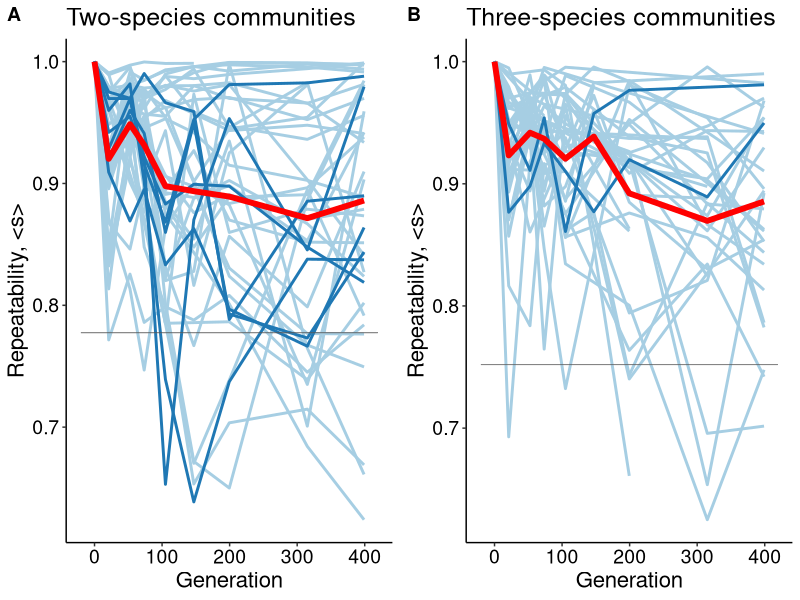
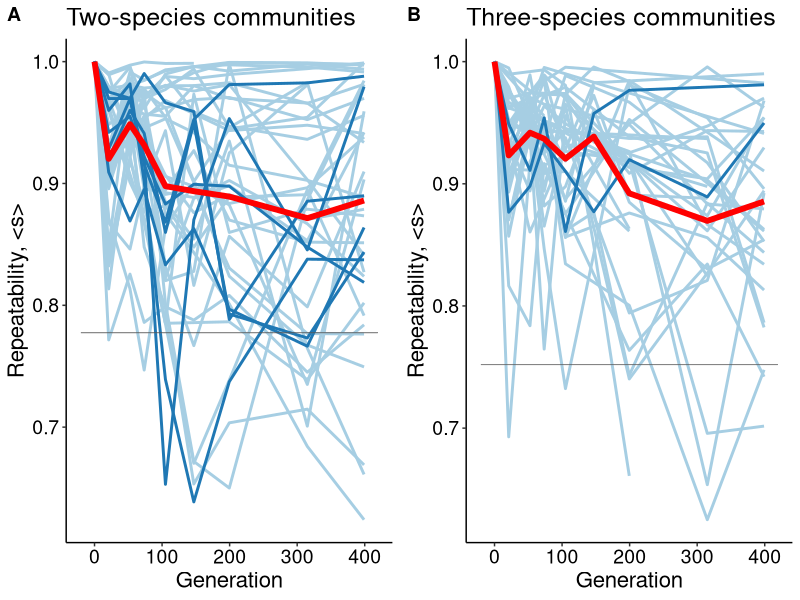

Generate these figures, in order, with R:
################
##
## Sandeep Venkataram
## Reanalysis of data from Meroz et al 2021
##
################


library(reshape2)
library(ggplot2)
library(ggpubr)
library(dplyr)
library(reshape2)
library(rstatix)
library(RColorBrewer)

merozFreqs <- read.table(file="Meroz_freqs.txt",sep="\t",header=TRUE)
speciesNames <- names(merozFreqs)[3:18]
merozFreqs <- merozFreqs[merozFreqs$coexistence,]
generations <- unique(merozFreqs$Generation)
cultures <- unique(merozFreqs$ident)
cultureTypes <- unique(merozFreqs$sample)
plyr::count(merozFreqs$sample[merozFreqs$transfer==0])

#test whether initial frequency (t0) has any correlation with species frequency at the next timepoint. If not, we can conduct randomization for null repeatability expectation without controlling for t0 frequency.
merozFreqsConsecTimepoints = data.frame(ident = character(), sample = character(), sample_kind = character(), species = character(), t0Freq = numeric(), t1Freq = numeric())
for(ident in unique(merozFreqs$ident)){
  if(sum(merozFreqs$ident == ident & merozFreqs$transfer == 0)>0 & sum(merozFreqs$ident == ident & merozFreqs$transfer == 2)>0){
    zeroVals = merozFreqs[merozFreqs$ident == ident & merozFreqs$transfer==0,3:18]
    oneVals = merozFreqs[merozFreqs$ident == ident & merozFreqs$transfer==2,3:18]
    goodPositions = zeroVals > 0 | oneVals > 0
    merozFreqsConsecTimepoints<-rbind(merozFreqsConsecTimepoints, data.frame(ident = ident, sample = merozFreqs$sample[merozFreqs$ident == ident][1], sample_kind = merozFreqs$sample_kind[merozFreqs$ident == ident][1], species = speciesNames[goodPositions], t0Freq = zeroVals[goodPositions], t1Freq = oneVals[goodPositions]))
  }
}

#cor.test(merozFreqsConsecTimepoints$t0Freq, merozFreqsConsecTimepoints$t1Freq)
#ggplot(merozFreqsConsecTimepoints)+geom_point(aes(x=t0Freq,y=t1Freq))+theme_classic()+geom_abline(aes(slope=1,intercept=0))+xlim(c(0,1))+ylim(c(0,1))


#functions to estimate parallelism from Meroz data and expectations under neutrality


calculate_s <- function(x,y){
  return(1 - sqrt(sum((x-y)^2)/2)) #normalize by sqrt2 so that values go from 0 to 1
}

numCommunities = 3
pair_expectations = sapply(c(1:100000),function(x){
  p1 <- runif(numCommunities)
  p2 <- 1-p1
  return(mean(sapply(c(1:numCommunities),function(y){
    return(mean(sapply(c(1:numCommunities),function(z){
      return(calculate_s(c(p1[y],p2[y]),c(p1[z],p2[z])))
    })))
  })))
})

trio_expectations = sapply(c(1:100000),function(x){
  p1 <- runif(numCommunities)
  p2 <- sapply(p1,function(y){return(runif(1,min=0,max=1-y))})
  p3 <- 1 - p1 - p2
  return(mean(sapply(c(1:numCommunities),function(y){
    return(mean(sapply(c(1:numCommunities),function(z){
      return(calculate_s(c(p1[y],p2[y],p3[y]),c(p1[z],p2[z],p3[z])))
    })))
  })))
})




outputDF<-data.frame(species_richness = character(), cultureType = character(), generation = numeric(), parallelism = numeric(), culture_pair = character())

#calculate parallelism for each pair of replicates for each community composition at each timepoint

for(generation in generations){
  for(cultureType in cultureTypes){
    myData <-merozFreqs[merozFreqs$sample == cultureType & merozFreqs$Generation == generation,]
    
    if(NROW(myData)<=1){
      next
    }
    for(pop1ID in c(1:(NROW(myData)))){
      pop1Dat = myData[pop1ID,3:18]
      for(pop2ID in c(1:NROW(myData))){
        pop2Dat = myData[pop2ID,3:18]
        parallelism <- calculate_s(pop1Dat,pop2Dat)
        outputDF<-rbind(outputDF,data.frame(species_richness = myData$sample_kind[1],cultureType = cultureType, generation = generation, parallelism = parallelism, culture_pair = paste(myData$ident[pop1ID],myData$ident[pop2ID],sep=",")))
      }
    }
  }
}

#calculate means and SEM of parallelism for each community composition at each timepoint, also grand mean for each species richness type

meanCountDF<-data.frame(species_richness = character(), cultureType = character(), generation = numeric(), meanVal = numeric(), SEM = numeric())
grandMeanDF <- data.frame(species_richness = character(), generation = numeric(), meanVal = numeric(), SEM = numeric())
for(generation in generations){
  for(richness in unique(outputDF$species_richness)){
    myValsAll <- c()
    for(cultureType in unique(outputDF$cultureType)){
      myVals <- outputDF$parallelism[outputDF$species_richness == richness & outputDF$generation == generation & outputDF$cultureType == cultureType]
      
      if(NROW(myVals)>0){
        myValsAll <- c(myValsAll,mean(myVals))
        meanCountDF <- rbind(meanCountDF, data.frame(species_richness = richness, cultureType = cultureType, generation = generation, meanVal = mean(myVals), SEM = sd(myVals)/sqrt(NROW(myVals))))  
      }
    }
    grandMeanDF<-rbind(grandMeanDF,data.frame(species_richness=richness, generation = generation, meanVal = mean(myValsAll), SEM = sd(myValsAll)/sqrt(NROW(myValsAll))))
  }
}


#paired t test between min s and final s for communities with min <s> less than 0.9

pairedTestDF<-data.frame(community = character(), species_richness = character(), R = character(), ttestP = character(), ttestT = character(), ttestDF = character(), tinit = numeric(), tfinal = numeric())
for(community in unique(meanCountDF$cultureType)){
  myMeanVals = meanCountDF[meanCountDF$cultureType==community,]
  minVal = min(myMeanVals$meanVal[myMeanVals$generation < max(myMeanVals$generation)])
  finalVal = myMeanVals$meanVal[max(which(!is.na(myMeanVals$meanVal)))]
  if(minVal < 0.9 & minVal != finalVal){ #if the minimum value is sufficiently low and is not the final value
    myGen = myMeanVals$generation[myMeanVals$meanVal == minVal]
    myInitComparisonVals = outputDF[outputDF$cultureType==community & outputDF$generation==myGen,]
    myFinalComparisonVals = outputDF[outputDF$cultureType==community & outputDF$generation==max(myMeanVals$generation),]
    mergedData <- merge(myInitComparisonVals,myFinalComparisonVals,by="culture_pair")
    if(NROW(mergedData) > 1 & sum(!is.na(mergedData$parallelism.x) & !is.na(mergedData$parallelism.y))>1){
      ttestRes <-  t.test(mergedData$parallelism.x,mergedData$parallelism.y,paired=TRUE)
      pairedTestDF<-rbind(pairedTestDF, data.frame(community = community, species_richness = myMeanVals$species_richness[1], R = cor(mergedData$parallelism.x,mergedData$parallelism.y), ttestP =ttestRes$p.value, ttestT = ttestRes$statistic, ttestDF = ttestRes$parameter,tinit = myGen, tfinal = max(myMeanVals$generation) ))
    }
  }
}

#these are communities to highlight as significant
mySignifCommunities <- pairedTestDF[which(p.adjust(pairedTestDF$ttestP,method="BH")<0.05),] #communities with significant increases 



#make plots!
myColors <- RColorBrewer::brewer.pal(4,"Paired")

p1<-ggplot()+
  geom_line(data = meanCountDF[meanCountDF$species_richness=="Pair" & ! meanCountDF$cultureType %in% mySignifCommunities$community,], aes(x=generation,y=meanVal,group=cultureType, col = cultureType %in% mySignifCommunities$community),size=1)+
  geom_line(data = meanCountDF[meanCountDF$species_richness=="Pair" & meanCountDF$cultureType %in% mySignifCommunities$community,], aes(x=generation,y=meanVal,group=cultureType, col = cultureType %in% mySignifCommunities$community),size=1)+
  geom_line(data = grandMeanDF[grandMeanDF$species_richness == "Pair",], aes(x=generation,y=meanVal),col="red",size=2)+
  theme_classic()+
  theme(legend.position="none",plot.title=element_text(size=18,color="black"),axis.text=element_text(size=14,color="black"),axis.title=element_text(size=16),panel.grid=element_blank())+
  xlab("Generation")+
  ylab("Repeatability, <s>")+
  geom_tile(aes(x=max(outputDF$generation/2),y=mean(pair_expectations),width=max(outputDF$generation)+40,height=sd(pair_expectations)*2/sqrt(NROW(pair_expectations))),col="grey45",alpha=.5)+
  ggtitle("Two-species communities")+
  scale_color_manual(values=c(myColors[1],myColors[2]))



p2<-ggplot()+
  geom_line(data = meanCountDF[meanCountDF$species_richness=="Trio" & ! meanCountDF$cultureType %in% mySignifCommunities$community,], aes(x=generation,y=meanVal,group=cultureType, col = cultureType %in% mySignifCommunities$community), size=1)+
  geom_line(data = meanCountDF[meanCountDF$species_richness=="Trio" &  meanCountDF$cultureType %in% mySignifCommunities$community,], aes(x=generation,y=meanVal,group=cultureType, col = cultureType %in% mySignifCommunities$community), size=1)+
  geom_line(data = grandMeanDF[grandMeanDF$species_richness == "Trio",], aes(x=generation,y=meanVal),col="red",size=2)+
  theme_classic()+
  theme(legend.position="none",plot.title=element_text(size=18,color="black"),axis.text=element_text(size=14,color="black"),axis.title=element_text(size=16),panel.grid=element_blank())+
  xlab("Generation")+
  ylab("Repeatability, <s>")+
  geom_tile(aes(x=max(outputDF$generation/2),y=mean(trio_expectations),width=max(outputDF$generation)+40,height=sd(trio_expectations)*2/sqrt(NROW(trio_expectations))),col="grey45",alpha=.5)+
  ggtitle("Three-species communities")+
  scale_color_manual(values=c(myColors[1],myColors[2]))



p3<-ggarrange(p1,p2,nrow=1,labels=c("A","B"))
ggsave(p3,file="../Figures/Meroz_timecourse.png",width=200,height=100,units="mm")
ggsave(p3,file="../Figures/Meroz_timecourse.svg",width=200,height=100,units="mm")


## repeating measures ANOVA tests reported in manuscript text and methods


anova_test(data=outputDF[outputDF$species_richness=="Pair",],dv=parallelism,wid = culture_pair, within=generation,between=cultureType)
anova_test(data=outputDF[outputDF$species_richness=="Pair" & outputDF$generation>70,],dv=parallelism,wid = culture_pair, within=generation,between=cultureType)


anova_test(data=outputDF[outputDF$species_richness=="Trio",],dv=parallelism,wid = culture_pair, within=generation,between=cultureType)
anova_test(data=outputDF[outputDF$species_richness=="Trio" & outputDF$generation>70,],dv=parallelism,wid = culture_pair, within=generation,between=cultureType)

#is parallelism different between two and three species communities?
anova_test(data=outputDF,dv=parallelism,wid = culture_pair, within=generation,between=species_richness)
